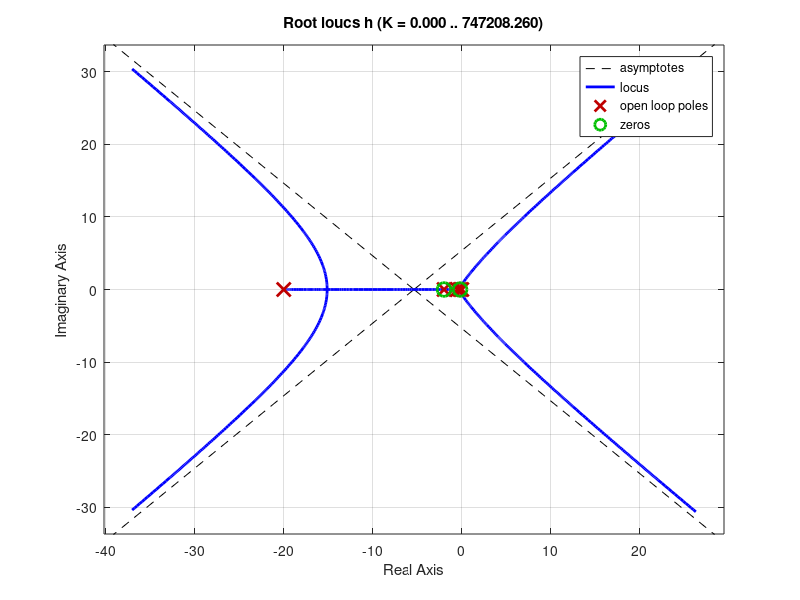

This chart was generated by the following MATLAB code:
clear;
s=tf('s');
Ti=5;
Td=0.5;
h=(2.5*(Ti*s+1)*(Td*s+1))/((5*s+1)*(2*s+1)*(s+1)*(0.5*s+1)*(Ti*s)*(0.1*Td*s+1));
rlocus(h);